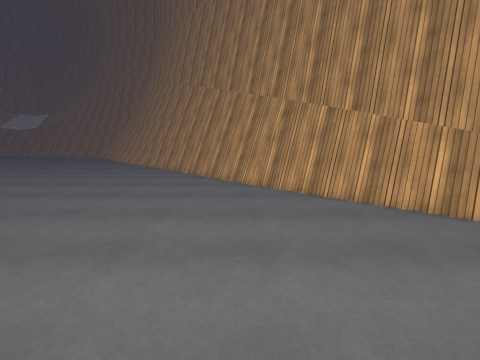
view 1 (above)

16 first-person views from a walk through a 3-D level made in the Unity game engine. The camera is 1.5 m above the floor, tilts 8° down and sees 85° across. The floor is counted in squares, 0.5 m on a side. Each view is taken from the middle of a square. On the plan, view 1 faces up. The plan holds only what a view shows up to about 19 squares ahead; the rest is blank. The place goes on beyond the plan. The player is left out. Surface patterns are stand-ins for the level's own textures.

view 2
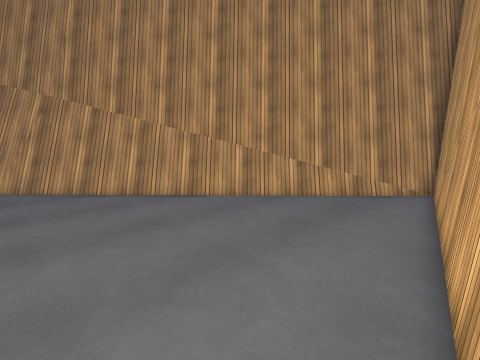

view 3
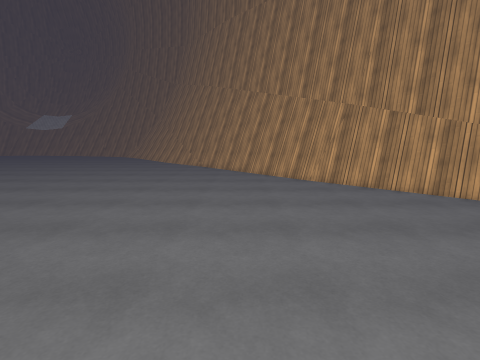

view 4
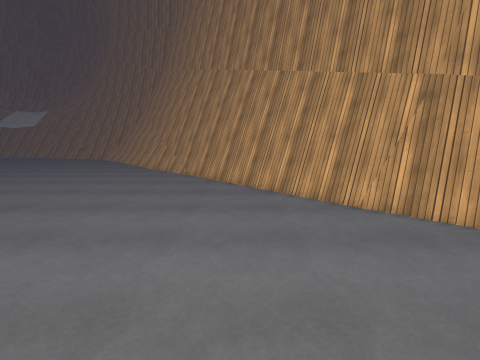

view 5
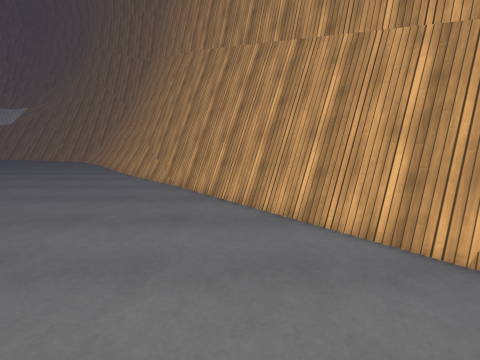

view 6
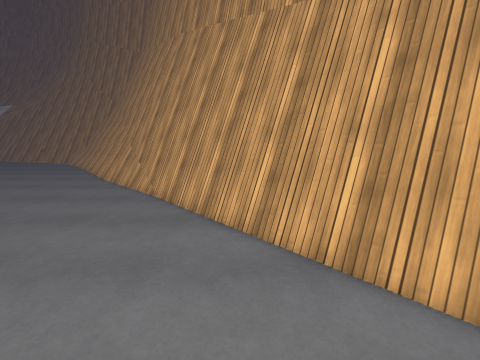

view 7
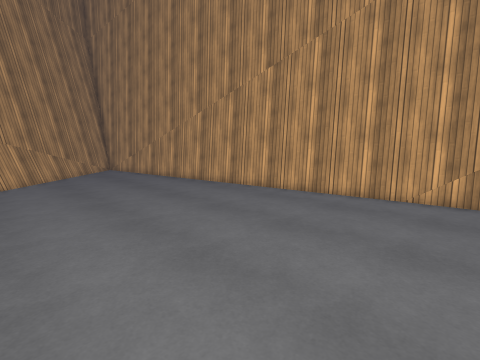

view 8
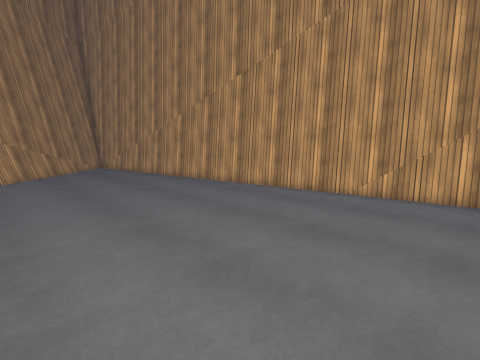

view 9
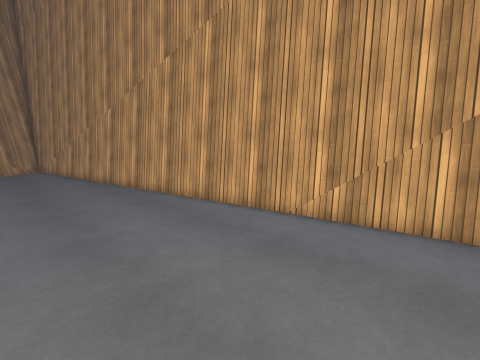

view 10
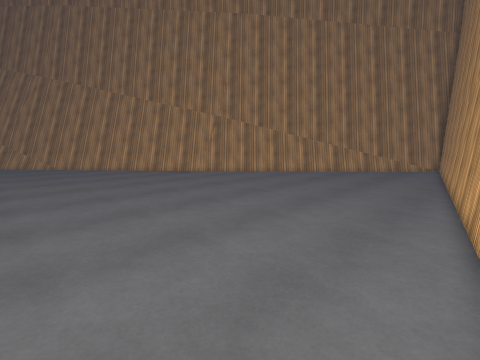

view 11
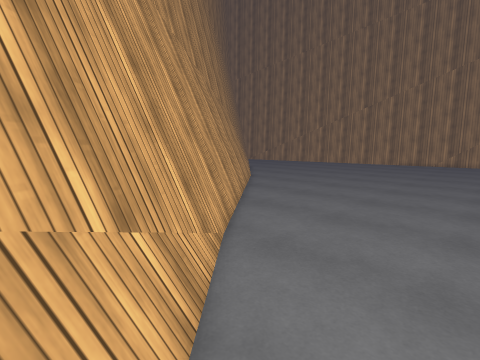

view 12
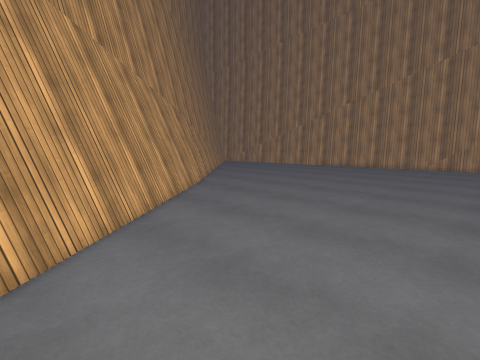

view 13
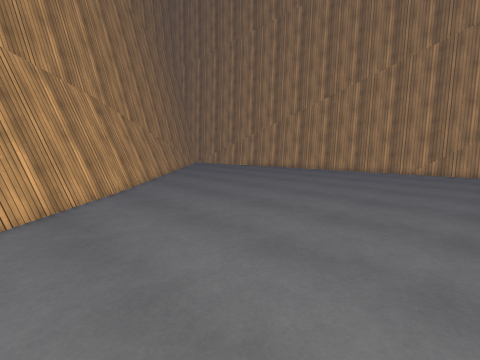

view 14
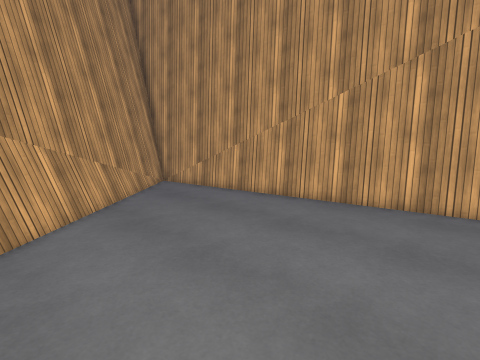

view 15
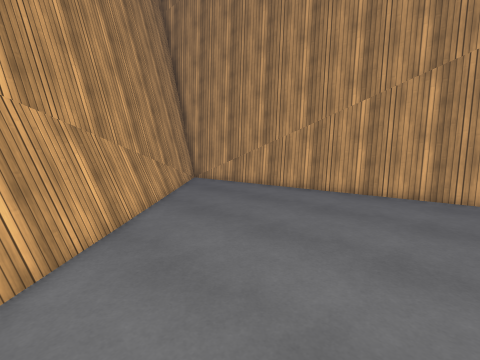

view 16
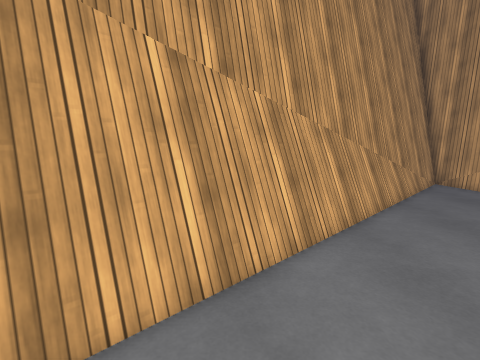

### Floor plan
Points are (right, up) in squares from view 1. A wall is a line through its corners. A room is listed if a view was taken in it or the views show most of it. See-through windows are left out.
Room 1 (views 1, 2, 3, 4, 5, 6, 7, 8, 9, 10, 11, 12, 13, 14, 15, 16)
walls: (1.8, 18.9) (-13.1, 37.1); (2, 18.9) (-12.7, 36.9); (2.3, 18.9) (-12.5, 36.9); (12.2, 8.2) (1.9, 19); (-15.7, -5.5) (16.5, 0.1); (15.3, 2.5) (9.1, 10); (15.6, 2.4) (12.1, 6.7); (15.7, 2.5) (11.4, 7.8); (16.9, 3.7) (2.2, 19.1); (16.8, 3.1) (1.6, 19)
low walls: (1.5, 19) (-13.5, 37.2); (1.3, 19.3) (-11.8, 33); (1.7, 19.3) (-12.7, 34.3); (-10.9, 32.7) (-13.9, 35.9); (16.5, 2.5) (0.7, 19.1); (16.7, 2.9) (1.1, 19.1); (-12.1, 33.3) (-12.8, 34); (-11.2, 34) (-13.6, 36.6); (-11.3, 34.5) (-13.7, 37); (-13.1, 34.4) (-13.8, 35.1)

Positions as (right, up) in squares from view 1, and headings:
1: (0, 0), facing up
2: (0, -2), facing up-right
3: (-5, -2), facing up
4: (-5, 7), facing up
5: (-5, 13), facing up
6: (-5, 17), facing up
7: (-13, 11), facing down-right
8: (-16, 11), facing down-right
9: (-16, 5), facing down-right
10: (-16, -4), facing up-right
11: (-16, 37), facing down-right
12: (-16, 31), facing down-right
13: (-16, 25), facing down-right
14: (-1, 11), facing down-right
15: (-1, 14), facing down-right
16: (-1, 15), facing right
